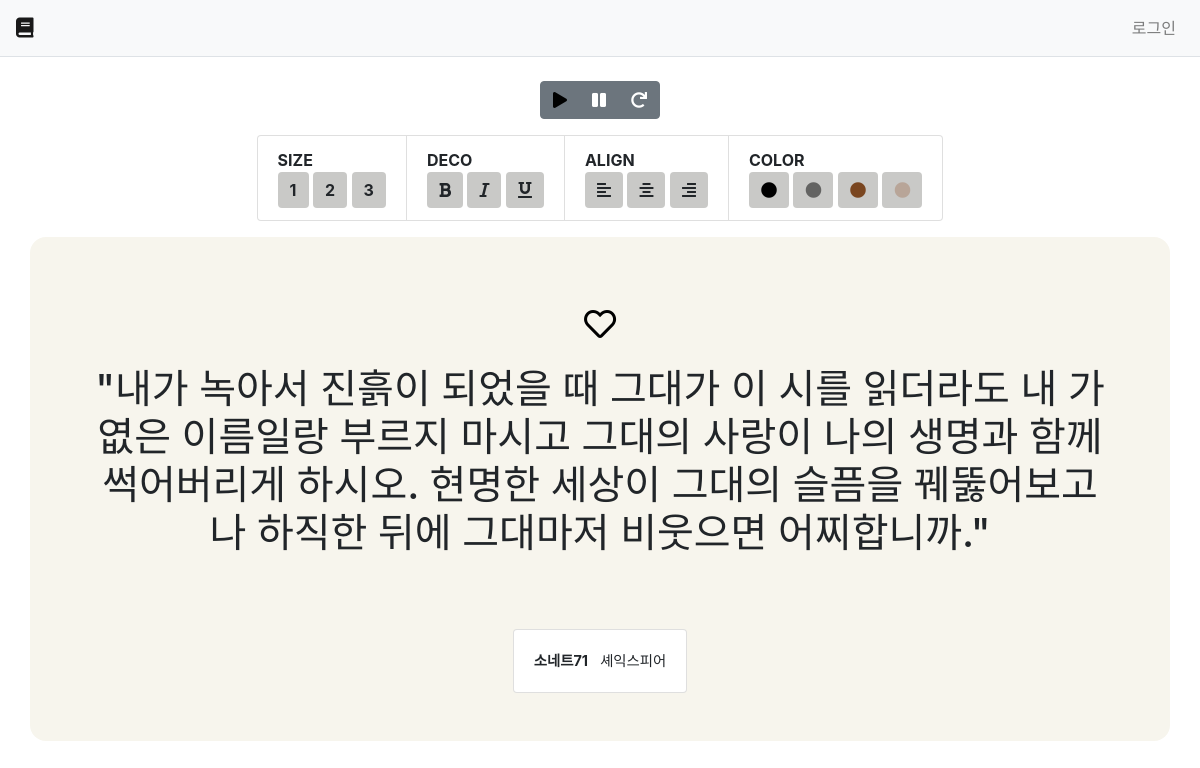
The page / on the database its author committed.
### main/models.py (models this page shows, shortened)
class Sentence(models.Model):
    content = models.TextField("문구")
    title = models.CharField("제목", max_length=300)
    writer = models.CharField("작성자", max_length=100)
    bookmark = models.ManyToManyField(User, related_name='bookmark_sentence')

### main/views.py (the view)
# urls.py: path('', views.index, name='index'),
def index(request):
    heart = 0
    if request.method == 'POST':
        sentence_id = request.POST.get('id_value')
        sentence = get_object_or_404(Sentence, pk=sentence_id, id=sentence_id)
        try:
            check = get_object_or_404(Sentence, bookmark=request.user, pk=sentence_id, id=sentence_id)
            sentence.bookmark.remove(request.user)
            heart=0
        except TypeError:
            return redirect('common:login')
        except:
            sentence.bookmark.add(request.user)
            heart=1
        context = {'sentence':sentence, 'heart':heart}
        return render(request, 'main/index.html', context)
    else:
        s_get = Sentence.objects.all()
        size = s_get.count()
        random_num = random.randrange(1,size-1)
        sentence = get_object_or_404(Sentence, id=random_num)
        try:
            check = get_object_or_404(Sentence, bookmark=request.user, id=random_num)
            heart=1
        except:
            heart=0
        context = {'sentence':sentence, 'heart':heart}
        return render(request, 'main/index.html', context)

### templates/main/index.html (shortened to what this page needs)
{% extends 'base.html' %}
{% load static %}
{% block content %}
    <div class="container">
        <div class="row justify-content-center">
            <div class="btn-group">
                <button onclick="startInterval();" type="button" class="auto_reload btn btn-secondary">
                    <i class="fas fa-play"></i>
                </button>
                <button onclick="stopInterval();" type="button" class="auto_reload_stop btn btn-secondary">
                    <i class="fas fa-pause"></i>
                </button>
                <button onclick="pageReload()"  type="button" class="reload btn btn-secondary">
                    <i class="fas fa-redo"></i>
                </button>
            </div>
        </div>
        {% include 'text_deco.html' %}
        <div class="row justify-content-center align-items-center"
        style="background-color:#f7f5ed; padding:3rem; border-radius:1rem; ">
            <form method="POST" class="post-form my-3">
                <button href="#" type="submit" data-uri="{% url 'main:index' %}" class="heartBtn btn" id="heartBtn" name="{{sentence.id}}">
                    {% if heart%}
                        <i class="fas fa-heart fa-2x" style="color:red;"></i>
                    {% else %}
                        <i class="far fa-heart fa-2x" style="color:black;"></i>
                    {% endif %}
                </button>
            </form>
            <div class="container" style="text-align:left;">
                <h1 class="main_content" style="font-size:2.5rem;text-align:center;">
                    "{{sentence.content}}"
                </h1>
            </div>
            <div class="card" style="font-size:0.9em; margin-top:4rem">
                <div class="card-body text-center"><strong>{{sentence.title}}</strong>&nbsp;&nbsp;&nbsp;{{sentence.writer}}</div>
            </div>
        </div>
    </div>
{% endblock %}

### rows shown on the page
Sentence: content "내가 녹아서 진흙이 되었을 때 그대가 이 시를 읽더라도 내 가엾은 이름일랑 부르지 마시고 그대의 사랑이 나의 생명과 함께 썩어버리게 하시오. 현명한 세상이 그대의 슬픔을 꿰뚫어보고 나 하직한 뒤에 그대마저 비웃으면 어찌합니까.", title "소네트71", writer "셰익스피어"
